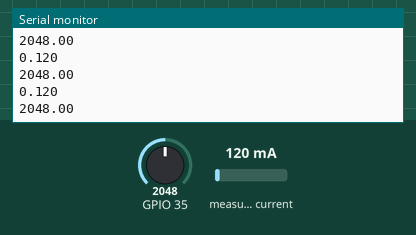
The sketch below on a simulated ESP32. On the bench: the last lines printed to the serial monitor. The test bench sets the inputs (shaded band); at power-on: measured current 120 mA, GPIO 35 = 2048.

Above: at 1.6 s.
1.7 s: measured current set to 40 mA
At 3.1 s:
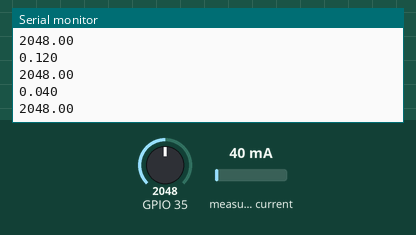
3.2 s: GPIO 35 set to 2866
At 4.0 s:
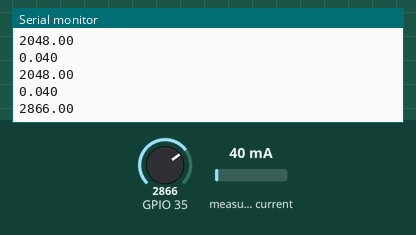
4.7 s: measured current set to 500 mA
At 5.3 s:
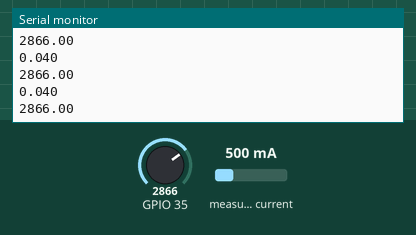
6.2 s: GPIO 35 set to 3603
At 6.7 s:
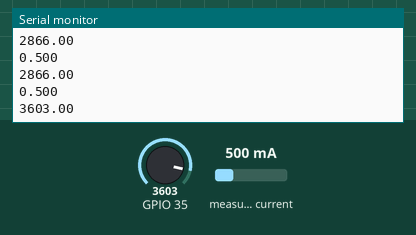
Timing chart, 0 to 8.7 s (numbered marks = the images above; inputs shaded):
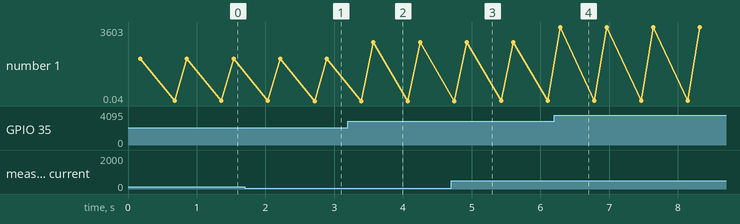

Measured:
- after the input at 1.7 s, the serial monitor: prints a new line after 1.0 s (image 1)
- after the input at 3.2 s, the serial monitor: prints a new line after 0.37 s (image 2)
- after the input at 6.2 s, the serial monitor: prints a new line after 0.09 s (image 4)
- plotted number 1: 2048 → 2866 after the input at 3.2 s, 2866 → 0.5 after the input at 4.7 s, 0.5 → 3603 after the input at 6.2 s

The sketch:

current.ino
```cpp
#include "EmonLib.h"                   // Include Emon Library
EnergyMonitor emon1;                   // Create an instance
void setup()
{
  Serial.begin(9600);

  emon1.current(35, 111);             // Current: input pin, calibration.
}

void loop()
{
  float Irms = emon1.calcIrms(1480);  // Calculate Irms only


  float raw = analogRead(35);
  Serial.println(raw);
  delay(500);


  Serial.println(Irms,3);		       // Irms
}
```
